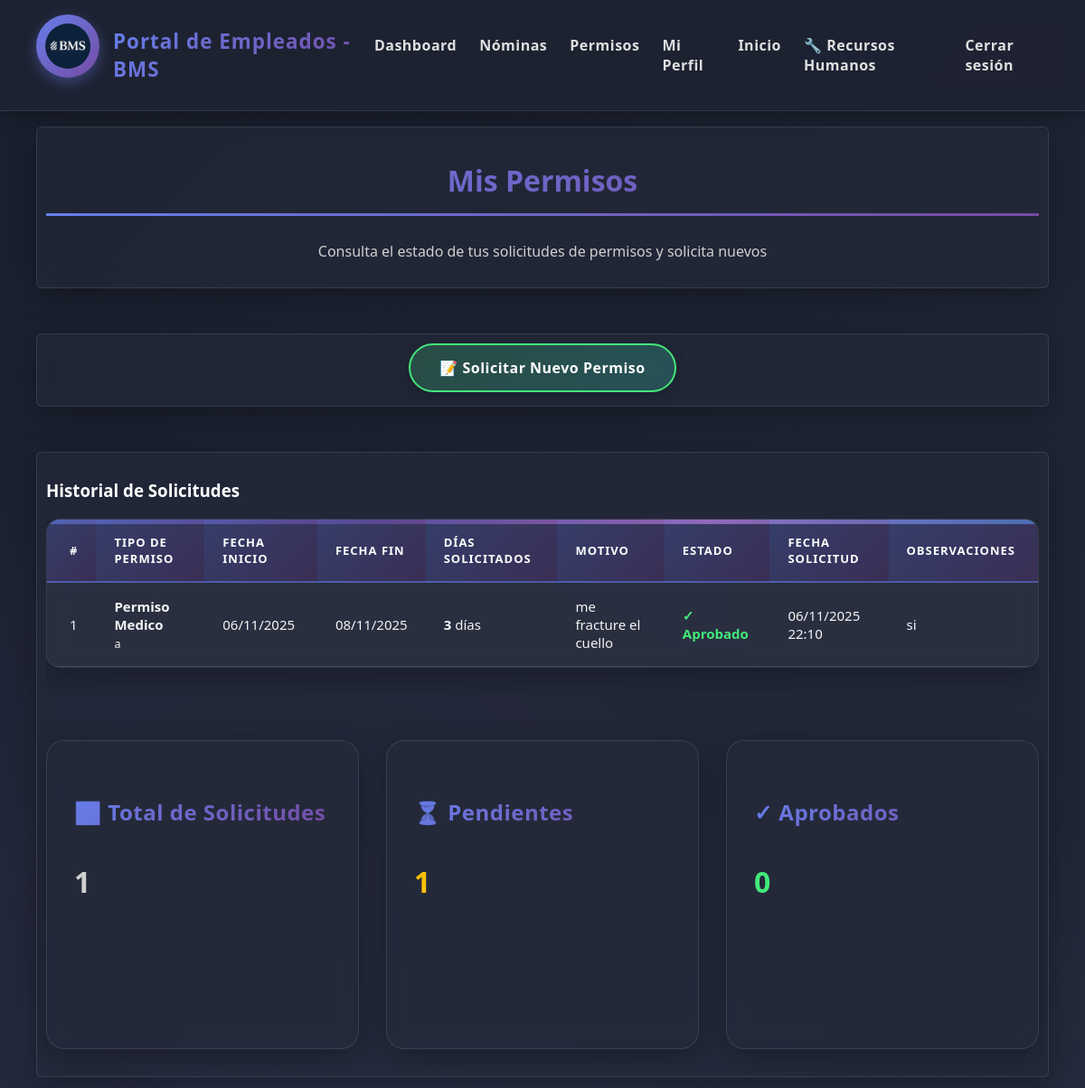
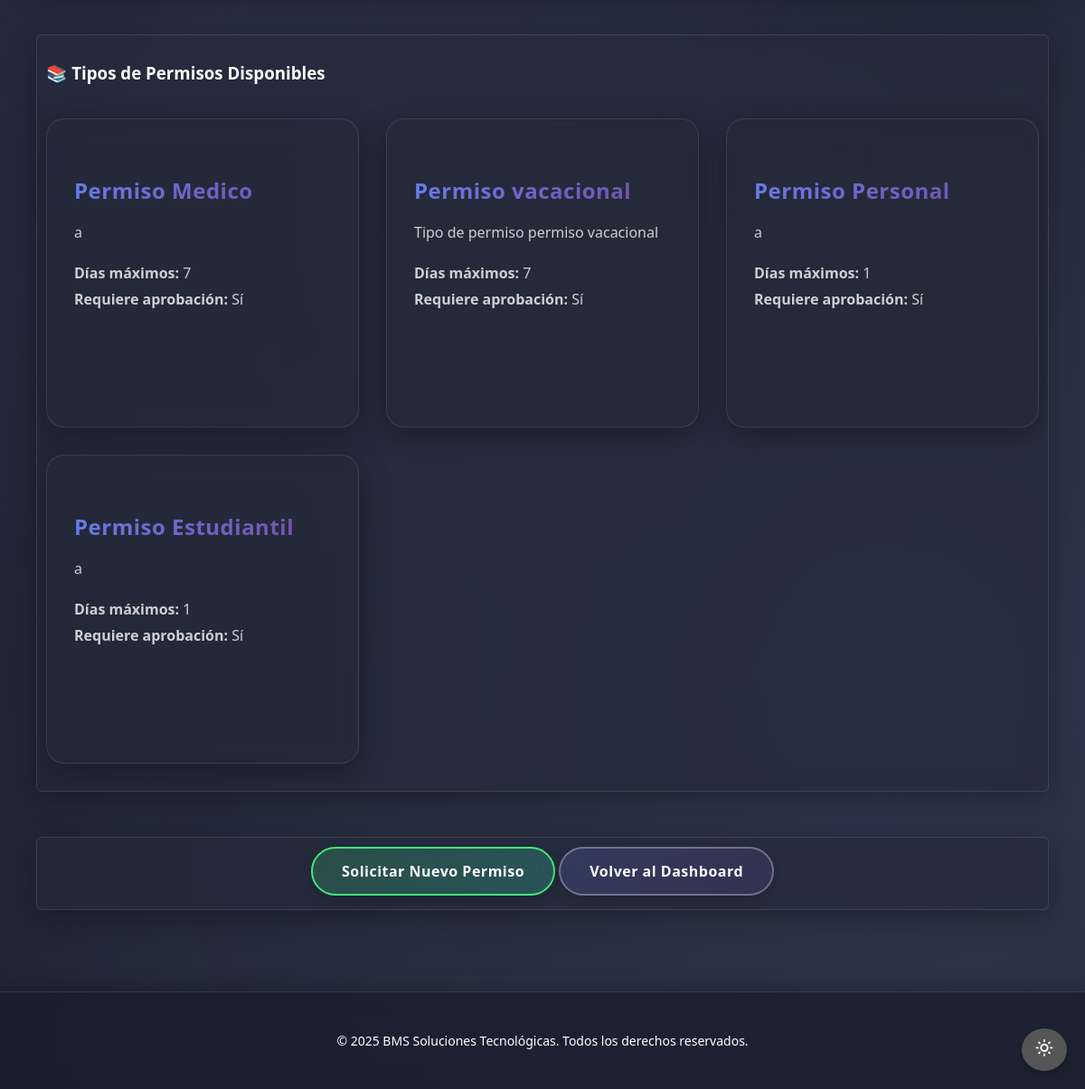
The page /empleados/permisos/ (signed in) on the database its author committed (2 pictures, top to bottom).
### core2/models.py (models this page shows, shortened)
class Permiso(models.Model):
    ESTADO_CHOICES = [
        ('PENDIENTE', 'Pendiente'),
        ('APROBADO', 'Aprobado'),
        ('RECHAZADO', 'Rechazado'),
    ]
    empleado = models.ForeignKey(Empleado, on_delete=models.CASCADE, related_name='permisos')
    tipo_permiso = models.ForeignKey(TipoPermiso, on_delete=models.CASCADE)
    fecha_inicio = models.DateField()
    fecha_fin = models.DateField()
    motivo = models.TextField()
    estado = models.CharField(max_length=20, choices=ESTADO_CHOICES, default='PENDIENTE')
    fecha_solicitud = models.DateTimeField(auto_now_add=True)
    fecha_respuesta = models.DateTimeField(null=True, blank=True)
    observaciones = models.TextField(blank=True)
    def dias_solicitados(self):
        return (self.fecha_fin - self.fecha_inicio).days + 1

class TipoPermiso(models.Model):
    nombre = models.CharField(max_length=100, unique=True)
    descripcion = models.TextField(blank=True)
    dias_maximos = models.IntegerField(default=0, help_text="0 = ilimitado")
    requiere_aprobacion = models.BooleanField(default=True)

### core2/views.py (the view)
# urls.py: path('permisos/', views.mis_permisos, name='mis_permisos'),
@login_required
def mis_permisos(request):
    try:
        empleado = request.user.empleado
        if not empleado.datos_completados:
            return redirect('completar_datos')
        permisos = empleado.permisos.all().select_related('tipo_permiso').order_by('-fecha_solicitud')
        from core2.models import TipoPermiso
        tipos_permisos = TipoPermiso.objects.all()
        context = {
            'empleado': empleado,
            'permisos': permisos,
            'tipos_permisos': tipos_permisos,
        }
        return render(request, 'core2/mis_permisos.html', context)
    except Empleado.DoesNotExist:
        messages.error(request, 'Debes completar tu perfil primero')
        return redirect('completar_datos')

### core2/templates/core2/mis_permisos.html (shortened to what this page needs)
{% extends 'core2/base.html' %}
{% load static %}
{% block content %}
<main class="main-content">
    <section class="seccion texto-centro">
        <h2>Mis Permisos</h2>
        <p>Consulta el estado de tus solicitudes de permisos y solicita nuevos</p>
    </section>
    <section class="seccion texto-centro">
        <a href="{% url 'solicitar_permiso' %}" class="button green">📝 Solicitar Nuevo Permiso</a>
    </section>
    <section class="seccion">
        <h3>Historial de Solicitudes</h3>
        {% if permisos %}
        <div style="overflow-x: auto;">
            <table class="table table--striped table--hover">
                <tbody>
                    <tr>
                        <th>#</th>
                        <th>Tipo de Permiso</th>
                        <th>Fecha Inicio</th>
                        <th>Fecha Fin</th>
                        <th>Días Solicitados</th>
                        <th>Motivo</th>
                        <th>Estado</th>
                        <th>Fecha Solicitud</th>
                        <th>Observaciones</th>
                    </tr>
                    {% for permiso in permisos %}
                    <tr>
                        <td>{{ forloop.counter }}</td>
                        <td>
                            <strong>{{ permiso.tipo_permiso.nombre }}</strong>
                            {% if permiso.tipo_permiso.descripcion %}
                                <br><small>{{ permiso.tipo_permiso.descripcion|truncatewords:8 }}</small>
                            {% endif %}
                        </td>
                        <td>{{ permiso.fecha_inicio|date:"d/m/Y" }}</td>
                        <td>{{ permiso.fecha_fin|date:"d/m/Y" }}</td>
                        <td><strong>{{ permiso.dias_solicitados }}</strong> día{{ permiso.dias_solicitados|pluralize }}</td>
                        <td>{{ permiso.motivo|truncatewords:10 }}</td>
                        <td>
                            {% if permiso.estado == 'PENDIENTE' %}
                                <span style="color: #ffc107; font-weight: bold;">⏳ Pendiente</span>
                            {% elif permiso.estado == 'APROBADO' %}
                                <span style="color: #43e97b; font-weight: bold;">✓ Aprobado</span>
                            {% elif permiso.estado == 'RECHAZADO' %}
                                <span style="color: #f5576c; font-weight: bold;">✗ Rechazado</span>
                            {% endif %}
                        </td>
                        <td>{{ permiso.fecha_solicitud|date:"d/m/Y H:i" }}</td>
                        <td>
                            {% if permiso.observaciones %}
                                {{ permiso.observaciones|truncatewords:15 }}
                            {% else %}
                                <em style="color: #888;">-</em>
                            {% endif %}
                        </td>
                    </tr>
                    {% endfor %}
                </tbody>
            </table>
        </div>
        <div class="cards-container" style="margin-top: 30px;">
            <div class="card">
                <h4 class="card-title">📊 Total de Solicitudes</h4>
                <p class="card-content" style="font-size: 2rem; font-weight: bold;">
                    {{ permisos|length }}
                </p>
            </div>
            <div class="card">
                <h4 class="card-title">⏳ Pendientes</h4>
                <p class="card-content" style="font-size: 2rem; font-weight: bold; color: #ffc107;">
                    {{ permisos|length }}
                </p>
            </div>
            <div class="card">
                <h4 class="card-title">✓ Aprobados</h4>
                <p class="card-content" style="font-size: 2rem; font-weight: bold; color: #43e97b;">
                    0
                </p>
            </div>
        </div>
        {% endif %}
    </section>
    {% if tipos_permisos %}
    <section class="seccion">
        <h3>📚 Tipos de Permisos Disponibles</h3>
        <div class="cards-container">
            {% for tipo in tipos_permisos %}
            <div class="card">
                <h4 class="card-title">{{ tipo.nombre }}</h4>
                <p class="card-content">
                    {% if tipo.descripcion %}
                        {{ tipo.descripcion }}
                    {% else %}
                        Tipo de permiso {{ tipo.nombre|lower }}
                    {% endif %}
                </p>
                <p class="card-content">
                    {% if tipo.dias_maximos > 0 %}
                        <strong>Días máximos:</strong> {{ tipo.dias_maximos }}<br>
                    {% endif %}
                    <strong>Requiere aprobación:</strong> {% if tipo.requiere_aprobacion %}Sí{% else %}No{% endif %}
                </p>
            </div>
            {% endfor %}
        </div>
    </section>
    {% endif %}
    <section class="seccion texto-centro">
        <a href="{% url 'solicitar_permiso' %}" class="button green">Solicitar Nuevo Permiso</a>
        <a href="{% url 'dashboard_empleado' %}" class="button">Volver al Dashboard</a>
    </section>
</main>
{% endblock %}

### Static/CSS/style.css (style rules this page uses)
:root { --primary-gradient: linear-gradient(135deg, #667eea 0%, #764ba2 100%); --secondary-gradient: linear-gradient(135deg, #f093fb 0%, #f5576c 100%); --success-gradient: linear-gradient(135deg, #43e97b 0%, #38f9d7 100%); --info-gradient: linear-gradient(135deg, #4facfe 0%, #00f2fe 100%); --dark-bg: #1a1f2e; --card-bg: #252b3b; --sidebar-bg: rgba(30, 35, 50, 0.95); }
html { scroll-behavior: smooth; }
html, body { height: 100%; margin: 0; overflow-x: hidden; }
body { background: linear-gradient(135deg, #1a1f2e 0%, #252b3b 100%); color: #ffffff; min-height: 100%; margin: 0; font-family: 'Segoe UI', Tahoma, Geneva, Verdana, sans-serif; position: relative; }
body::before { content: ''; position: fixed; top: 0; left: 0; width: 100%; height: 100%; background-image: radial-gradient(circle at 20% 50%, rgba(120, 119, 198, 0.1) 0%, transparent 50%), radial-gradient(circle at 80% 80%, rgba(138, 180, 248, 0.1) 0%, transparent 50%); pointer-events: none; z-index: 0; }
.main-content { flex: 1; display: block; font-family: 'Segoe UI', Tahoma, Geneva, Verdana, sans-serif; margin-left: 0; padding: 40px; width: 100%; box-sizing: border-box; position: relative; z-index: 1; animation: fadeInUp 0.8s ease-out; }
.seccion { margin-bottom: 50px; background: rgba(37, 43, 59, 0.6); backdrop-filter: blur(10px); -webkit-backdrop-filter: blur(10px); padding: 40px; border-radius: 20px; box-shadow: 0 8px 32px rgba(0, 0, 0, 0.3); transition: all 0.3s ease; border: 1px solid rgba(255, 255, 255, 0.1); position: relative; overflow: hidden; }
.seccion::before { content: ''; position: absolute; top: -2px; left: -2px; right: -2px; bottom: -2px; background: linear-gradient(45deg, #667eea, #764ba2, #f093fb, #4facfe); border-radius: 20px; opacity: 0; transition: opacity 0.3s ease; z-index: -1; }
.seccion h2 { border-bottom: 3px solid transparent; border-image: linear-gradient(90deg, #667eea, #764ba2) 1; padding-bottom: 15px; margin-bottom: 25px; font-family: 'Segoe UI', Tahoma, Geneva, Verdana, sans-serif; font-size: 2rem; font-weight: 700; background: linear-gradient(135deg, #667eea 0%, #764ba2 100%); -webkit-background-clip: text; -webkit-text-fill-color: transparent; background-clip: text; }
.seccion p { line-height: 1.8; font-size: 16px; color: #d0d0d0; font-family: 'Segoe UI', Tahoma, Geneva, Verdana, sans-serif; }
.texto-centro { text-align: center; }
main { padding-top: 100px; }

### Static/CSS/table.css (style rules this page uses)
.table { width: 100%; border-collapse: separate; border-spacing: 0; background: rgba(37, 43, 59, 0.6); backdrop-filter: blur(10px); -webkit-backdrop-filter: blur(10px); font-family: 'Segoe UI', Tahoma, Geneva, Verdana, sans-serif; font-size: 15px; text-align: left; color: #f5f5f5; margin-bottom: 30px; border-radius: 15px; overflow: hidden; box-sizing: border-box; border: 1px solid rgba(255, 255, 255, 0.1); box-shadow: 0 8px 32px rgba(0, 0, 0, 0.3); transition: all 0.3s ease; position: relative; }
.table::before { content: ''; position: absolute; top: 0; left: 0; right: 0; height: 5px; background: linear-gradient(90deg, #667eea, #764ba2, #f093fb, #4facfe); opacity: 0.7; }
.table th, .table td { padding: 16px 20px; border-bottom: 1px solid rgba(255, 255, 255, 0.1); transition: all 0.3s ease; }
.table th { font-weight: 700; text-transform: uppercase; letter-spacing: 1px; font-size: 13px; background: linear-gradient(135deg, rgba(102, 126, 234, 0.3), rgba(118, 75, 162, 0.3)); border-bottom: 2px solid rgba(102, 126, 234, 0.5); color: #ffffff; position: relative; }
.table th::after { content: ''; position: absolute; bottom: 0; left: 0; width: 0; height: 2px; background: linear-gradient(90deg, #667eea, #764ba2); transition: width 0.3s ease; }
.table th:first-child, .table td:first-child { padding-left: 25px; }
.table th:last-child, .table td:last-child { padding-right: 25px; }
.table tbody tr { transition: all 0.3s ease; position: relative; }
.table tbody tr::before { content: ''; position: absolute; left: 0; top: 0; width: 4px; height: 100%; background: linear-gradient(135deg, #667eea, #764ba2); opacity: 0; transition: opacity 0.3s ease; }
.table--striped tbody tr:nth-child(even) { background: rgba(255, 255, 255, 0.03); }
.table--striped tbody tr:nth-child(odd) { background: rgba(0, 0, 0, 0.1); }
.table { animation: fadeInTable 0.6s ease-out; }

### core2/templates/core2/base.html (style rules this page uses)
.seccion { padding: 10px; border-radius: 6px; }

### rows shown on the page
Permiso: tipo_permiso.nombre "Permiso Medico", tipo_permiso.descripcion "a", fecha_inicio "06/11/2025", fecha_fin "08/11/2025", dias_solicitados "3", motivo "me fracture el cuello", estado "✓ Aprobado", fecha_solicitud "06/11/2025 22:10", observaciones "si"
TipoPermiso: nombre "Permiso Medico", descripcion "a", dias_maximos "7", requiere_aprobacion "Sí"
TipoPermiso: nombre "Permiso vacacional", nombre "permiso vacacional", dias_maximos "7", requiere_aprobacion "Sí"
TipoPermiso: nombre "Permiso Personal", descripcion "a", dias_maximos "1", requiere_aprobacion "Sí"
TipoPermiso: nombre "Permiso Estudiantil", descripcion "a", dias_maximos "1", requiere_aprobacion "Sí"

### other values the page prints
{{ permisos|length }} "1"
